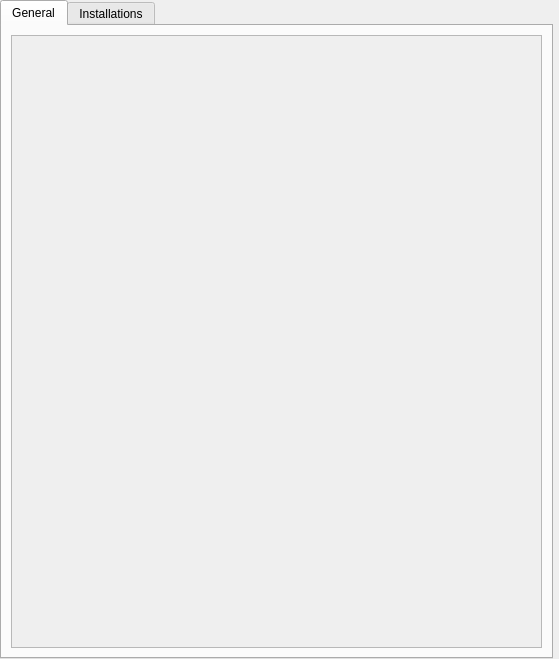
<?xml version="1.0" encoding="UTF-8"?>
<ui version="4.0">
 <class>JavaPage</class>
 <widget class="QWidget" name="JavaPage">
  <property name="geometry">
   <rect>
    <x>0</x>
    <y>0</y>
    <width>559</width>
    <height>659</height>
   </rect>
  </property>
  <property name="sizePolicy">
   <sizepolicy hsizetype="MinimumExpanding" vsizetype="MinimumExpanding">
    <horstretch>0</horstretch>
    <verstretch>0</verstretch>
   </sizepolicy>
  </property>
  <layout class="QVBoxLayout" name="verticalLayout">
   <property name="leftMargin">
    <number>0</number>
   </property>
   <property name="topMargin">
    <number>0</number>
   </property>
   <property name="rightMargin">
    <number>6</number>
   </property>
   <property name="bottomMargin">
    <number>0</number>
   </property>
   <item>
    <widget class="QTabWidget" name="tabWidget">
     <property name="currentIndex">
      <number>0</number>
     </property>
     <widget class="QWidget" name="general">
      <attribute name="title">
       <string>General</string>
      </attribute>
      <layout class="QVBoxLayout" name="verticalLayout_2">
       <item>
        <widget class="QScrollArea" name="generalScrollArea">
         <property name="widgetResizable">
          <bool>true</bool>
         </property>
         <widget class="QWidget" name="scrollAreaWidgetContents">
          <property name="geometry">
           <rect>
            <x>0</x>
            <y>0</y>
            <width>535</width>
            <height>612</height>
           </rect>
          </property>
          <layout class="QVBoxLayout" name="verticalLayout_4">
           <property name="leftMargin">
            <number>0</number>
           </property>
           <property name="topMargin">
            <number>0</number>
           </property>
           <property name="rightMargin">
            <number>0</number>
           </property>
           <property name="bottomMargin">
            <number>0</number>
           </property>
           <item>
            <widget class="JavaSettingsWidget" name="javaSettings" native="true"/>
           </item>
          </layout>
         </widget>
        </widget>
       </item>
      </layout>
     </widget>
     <widget class="QWidget" name="management">
      <attribute name="title">
       <string>Installations</string>
      </attribute>
      <layout class="QVBoxLayout" name="verticalLayout_3">
       <item>
        <layout class="QHBoxLayout" name="horizontalLayout">
         <item>
          <widget class="QPushButton" name="downloadJavaButton">
           <property name="text">
            <string>Download</string>
           </property>
          </widget>
         </item>
         <item>
          <widget class="QPushButton" name="removeJavaButton">
           <property name="text">
            <string>Remove</string>
           </property>
          </widget>
         </item>
         <item>
          <spacer name="horizontalSpacer">
           <property name="orientation">
            <enum>Qt::Horizontal</enum>
           </property>
           <property name="sizeHint" stdset="0">
            <size>
             <width>40</width>
             <height>20</height>
            </size>
           </property>
          </spacer>
         </item>
         <item>
          <widget class="QPushButton" name="refreshJavaButton">
           <property name="text">
            <string>Refresh</string>
           </property>
          </widget>
         </item>
        </layout>
       </item>
       <item>
        <widget class="VersionSelectWidget" name="managedJavaList" native="true">
         <property name="sizePolicy">
          <sizepolicy hsizetype="Expanding" vsizetype="Expanding">
           <horstretch>0</horstretch>
           <verstretch>0</verstretch>
          </sizepolicy>
         </property>
        </widget>
       </item>
      </layout>
     </widget>
    </widget>
   </item>
  </layout>
 </widget>
 <customwidgets>
  <customwidget>
   <class>VersionSelectWidget</class>
   <extends>QWidget</extends>
   <header>ui/widgets/VersionSelectWidget.h</header>
   <container>1</container>
  </customwidget>
  <customwidget>
   <class>JavaSettingsWidget</class>
   <extends>QWidget</extends>
   <header>ui/widgets/JavaSettingsWidget.h</header>
   <container>1</container>
  </customwidget>
 </customwidgets>
 <resources/>
 <connections/>
</ui>
